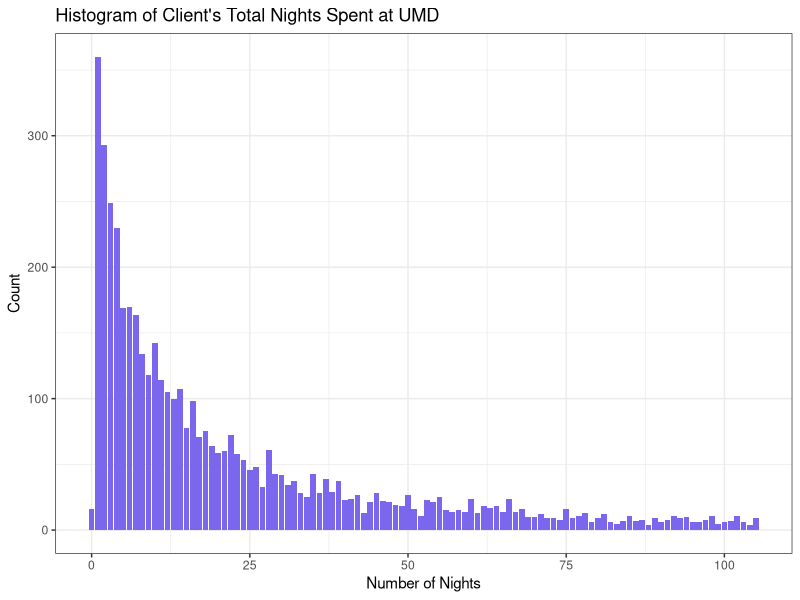
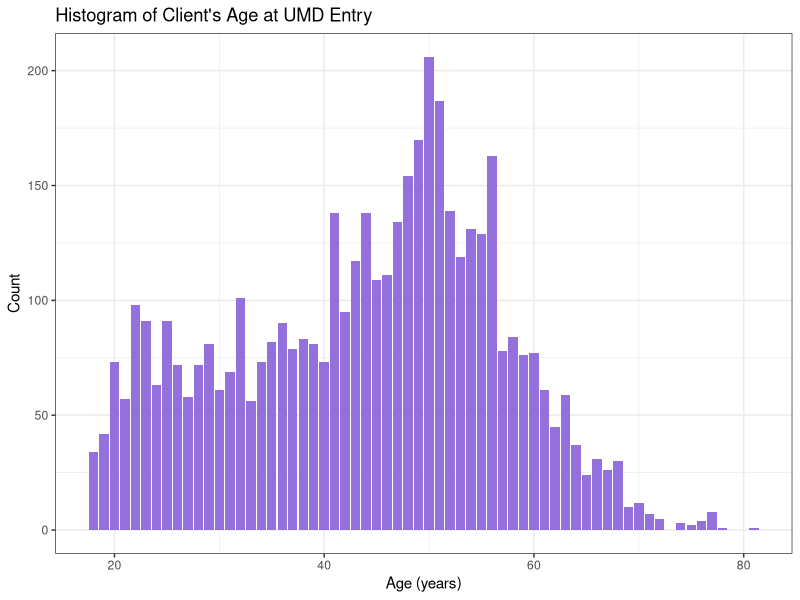
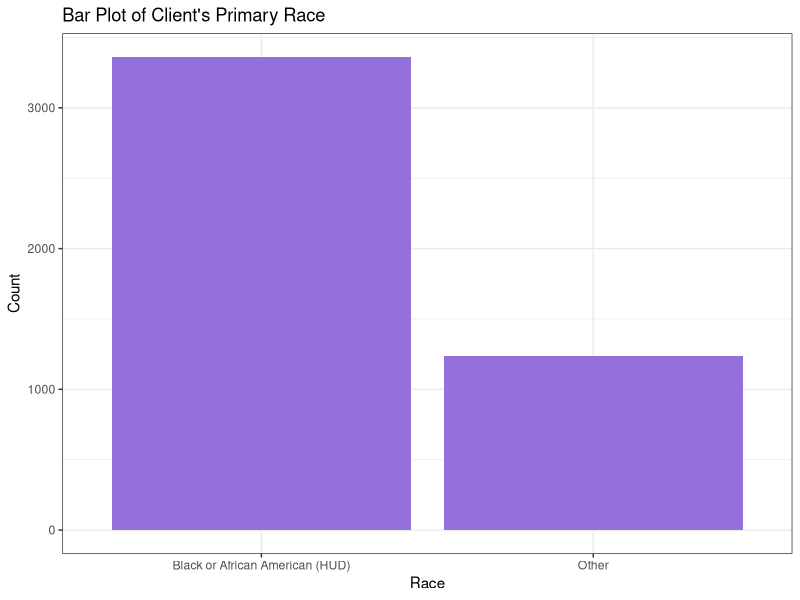
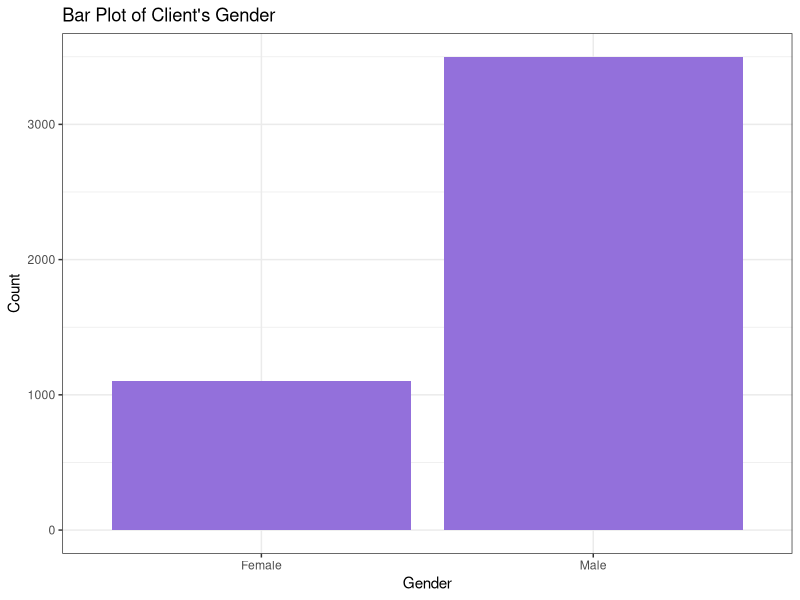
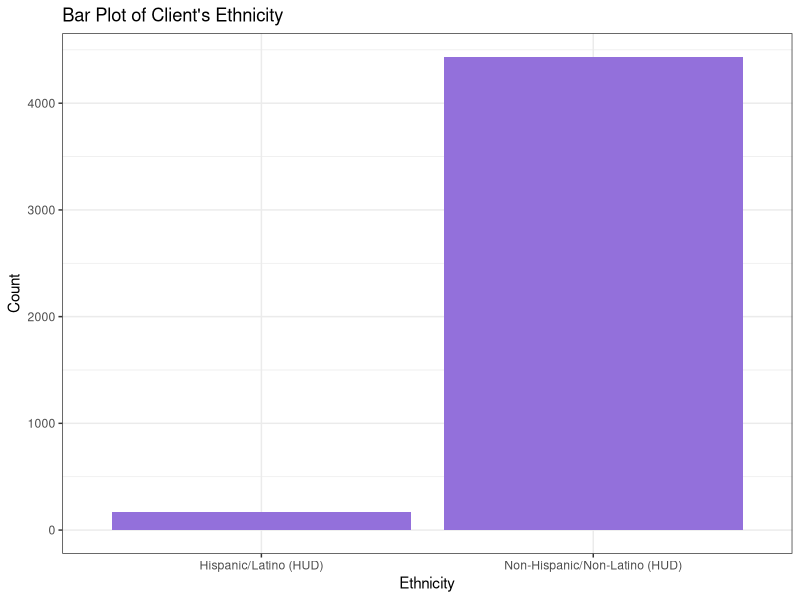

The R script that drew these images, in order:
## ---- chunk 1
knitr::opts_chunk$set(echo = TRUE)
library(tidyverse)
library(ggplot2)
library(dplyr)
library(knitr)
#library(kableExtra)

#setwd("~/Desktop/611 Notes/bios611-projects-fall-2019-cwzhou/project_3")
olddat = read.csv("../data/export_dataframe.csv", header = TRUE)
dat = read.csv("../data/final_dataframe.csv", header = TRUE)
## ---- chunk 2
olddat %>% group_by(Client.Ethnicity) %>%
  summarise(Count = n()) #%>%
#  kable() %>%
#  kable_styling(bootstrap_options = "striped", full_width = F)
olddat %>% group_by(Client.Primary.Race) %>%
  summarise(Count = n())#%>%
  #kable() %>%
  #kable_styling(bootstrap_options = "striped", full_width = F)
olddat %>% group_by(Client.Gender) %>%
  summarise(Count = n())#%>%
 # kable() %>%
  #kable_styling(bootstrap_options = "striped", full_width = F)
## ---- chunk 3
summary(dat$Total.Nights)
## ---- chunk 4
dat = subset(dat, Total.Nights <= 105)
## ---- chunk 5
dat$Client.Primary.Race = as.character(dat$Client.Primary.Race)
dat$Client.Primary.Race[dat$Client.Primary.Race == "Asian (HUD)" | dat$Client.Primary.Race == "White (HUD)" | dat$Client.Primary.Race == "Native Hawaiian or Other Pacific Islander (HUD)" | dat$Client.Primary.Race == "American Indian or Alaska Native (HUD)" ] = "Other"
#colnames(dat)
dat_cts = dat[,-c(1,2,3,4,6,7,8,9,10,11,12,13)]
summary(dat_cts)
#dat = dat[,-c(1,2,4)]

## ---- chunk 6
dat %>%
  ggplot(aes(x=Total.Nights)) +
  geom_bar(fill = "slateblue2") +
  theme(axis.text.x = element_text(angle = 45, hjust = 1))+theme_bw()+labs(title="Histogram of Client's Total Nights Spent at UMD",
        x ="Number of Nights", y = "Count")

dat %>%
  ggplot(aes(x=Client.Age.at.Entry)) +
  geom_bar(fill = "mediumpurple") +
  theme(axis.text.x = element_text(angle = 45, hjust = 1))+theme_bw()+labs(title="Histogram of Client's Age at UMD Entry",
        x ="Age (years)", y = "Count")

table(dat$Client.Primary.Race) #%>% kable()%>%
 # kable_styling()

dat %>%
  ggplot(aes(x=Client.Primary.Race)) +
  geom_bar(fill = "mediumpurple") +
  theme_bw()+labs(title="Bar Plot of Client's Primary Race",
        x ="Race", y = "Count")

table(dat$Client.Gender) #%>% kable()%>%
#  kable_styling()

dat %>%
  ggplot(aes(x=Client.Gender)) +
  geom_bar(fill = "mediumpurple") +
  theme(axis.text.x = element_text(angle = 45, hjust = 1))+theme_bw()+labs(title="Bar Plot of Client's Gender",
        x ="Gender", y = "Count")

table(dat$Client.Ethnicity) #%>% kable()%>%
  #kable_styling()

dat %>%
  ggplot(aes(x=Client.Ethnicity)) +
  geom_bar(fill = "mediumpurple") +
  theme(axis.text.x = element_text(angle = 45, hjust = 1))+theme_bw()+labs(title="Bar Plot of Client's Ethnicity",
        x ="Ethnicity", y = "Count")

## ---- chunk 7
mod1 = lm(formula = Total.Nights ~ Client.Age.at.Entry, data = dat)
summary(mod1)

mod2 = lm(formula = Total.Nights ~ Client.Gender , data = dat)
summary(mod2)

mod3 = lm(formula = Total.Nights ~ Client.Ethnicity, data = dat)
summary(mod3)

mod4 = lm(formula = Total.Nights ~ Client.Primary.Race, data = dat)
summary(mod4)
## ---- chunk 8
mod5 = lm(formula = Total.Nights ~ Client.Gender + Client.Age.at.Entry + Client.Ethnicity + Client.Primary.Race, data = dat)
summary(mod5)
